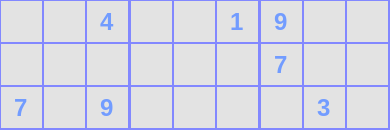
        <widget class="QFrame" name="frame_5">
         <property name="maximumSize">
          <size>
           <width>390</width>
           <height>16777215</height>
          </size>
         </property>
         <property name="styleSheet">
          <string notr="true">background-color: rgb(130, 136, 255);</string>
         </property>
         <property name="frameShape">
          <enum>QFrame::NoFrame</enum>
         </property>
         <property name="frameShadow">
          <enum>QFrame::Raised</enum>
         </property>
         <layout class="QHBoxLayout" name="horizontalLayout_4">
          <property name="spacing">
           <number>0</number>
          </property>
          <property name="leftMargin">
           <number>0</number>
          </property>
          <property name="topMargin">
           <number>0</number>
          </property>
          <property name="rightMargin">
           <number>0</number>
          </property>
          <property name="bottomMargin">
           <number>0</number>
          </property>
          <item>
           <widget class="QFrame" name="frame_10">
            <property name="minimumSize">
             <size>
              <width>130</width>
              <height>130</height>
             </size>
            </property>
            <property name="maximumSize">
             <size>
              <width>130</width>
              <height>130</height>
             </size>
            </property>
            <property name="styleSheet">
             <string notr="true">border: none;</string>
            </property>
            <property name="frameShape">
             <enum>QFrame::NoFrame</enum>
            </property>
            <property name="frameShadow">
             <enum>QFrame::Raised</enum>
            </property>
            <layout class="QGridLayout" name="gridLayout_2" rowstretch="0,0,0" rowminimumheight="0,0,0" columnminimumwidth="0,0,0">
             <property name="leftMargin">
              <number>0</number>
             </property>
             <property name="topMargin">
              <number>0</number>
             </property>
             <property name="rightMargin">
              <number>0</number>
             </property>
             <property name="bottomMargin">
              <number>0</number>
             </property>
             <property name="spacing">
              <number>1</number>
             </property>
             <item row="0" column="0">
              <widget class="QLineEdit" name="l28">
               <property name="minimumSize">
                <size>
                 <width>41</width>
                 <height>41</height>
                </size>
               </property>
               <property name="maximumSize">
                <size>
                 <width>41</width>
                 <height>41</height>
                </size>
               </property>
               <property name="font">
                <font>
                 <pointsize>18</pointsize>
                 <bold>true</bold>
                </font>
               </property>
               <property name="styleSheet">
                <string notr="true">background-color: rgb(227, 227, 227);
color: rgb(114, 156, 255);</string>
               </property>
               <property name="maxLength">
                <number>1</number>
               </property>
               <property name="alignment">
                <set>Qt::AlignCenter</set>
               </property>
              </widget>
             </item>
             <item row="0" column="1">
              <widget class="QLineEdit" name="l29">
               <property name="minimumSize">
                <size>
                 <width>41</width>
                 <height>41</height>
                </size>
               </property>
               <property name="maximumSize">
                <size>
                 <width>41</width>
                 <height>41</height>
                </size>
               </property>
               <property name="font">
                <font>
                 <pointsize>18</pointsize>
                 <bold>true</bold>
                </font>
               </property>
               <property name="styleSheet">
                <string notr="true">background-color: rgb(227, 227, 227);
color: rgb(114, 156, 255);</string>
               </property>
               <property name="maxLength">
                <number>1</number>
               </property>
               <property name="alignment">
                <set>Qt::AlignCenter</set>
               </property>
              </widget>
             </item>
             <item row="0" column="2">
              <widget class="QLineEdit" name="l30">
               <property name="minimumSize">
                <size>
                 <width>41</width>
                 <height>41</height>
                </size>
               </property>
               <property name="maximumSize">
                <size>
                 <width>41</width>
                 <height>41</height>
                </size>
               </property>
               <property name="font">
                <font>
                 <pointsize>18</pointsize>
                 <bold>true</bold>
                </font>
               </property>
               <property name="styleSheet">
                <string notr="true">background-color: rgb(227, 227, 227);
color: rgb(114, 156, 255);</string>
               </property>
               <property name="text">
                <string>4</string>
               </property>
               <property name="maxLength">
                <number>1</number>
               </property>
               <property name="alignment">
                <set>Qt::AlignCenter</set>
               </property>
              </widget>
             </item>
             <item row="1" column="0">
              <widget class="QLineEdit" name="l37">
               <property name="minimumSize">
                <size>
                 <width>41</width>
                 <height>41</height>
                </size>
               </property>
               <property name="maximumSize">
                <size>
                 <width>41</width>
                 <height>41</height>
                </size>
               </property>
               <property name="font">
                <font>
                 <pointsize>18</pointsize>
                 <bold>true</bold>
                </font>
               </property>
               <property name="styleSheet">
                <string notr="true">background-color: rgb(227, 227, 227);
color: rgb(114, 156, 255);</string>
               </property>
               <property name="maxLength">
                <number>1</number>
               </property>
               <property name="alignment">
                <set>Qt::AlignCenter</set>
               </property>
              </widget>
             </item>
             <item row="1" column="1">
              <widget class="QLineEdit" name="l38">
               <property name="minimumSize">
                <size>
                 <width>41</width>
                 <height>41</height>
                </size>
               </property>
               <property name="maximumSize">
                <size>
                 <width>41</width>
                 <height>41</height>
                </size>
               </property>
               <property name="font">
                <font>
                 <pointsize>18</pointsize>
                 <bold>true</bold>
                </font>
               </property>
               <property name="styleSheet">
                <string notr="true">background-color: rgb(227, 227, 227);
color: rgb(114, 156, 255);</string>
               </property>
               <property name="maxLength">
                <number>1</number>
               </property>
               <property name="alignment">
                <set>Qt::AlignCenter</set>
               </property>
              </widget>
             </item>
             <item row="1" column="2">
              <widget class="QLineEdit" name="l39">
               <property name="minimumSize">
                <size>
                 <width>41</width>
                 <height>41</height>
                </size>
               </property>
               <property name="maximumSize">
                <size>
                 <width>41</width>
                 <height>41</height>
                </size>
               </property>
               <property name="font">
                <font>
                 <pointsize>18</pointsize>
                 <bold>true</bold>
                </font>
               </property>
               <property name="styleSheet">
                <string notr="true">background-color: rgb(227, 227, 227);
color: rgb(114, 156, 255);</string>
               </property>
               <property name="maxLength">
                <number>1</number>
               </property>
               <property name="alignment">
                <set>Qt::AlignCenter</set>
               </property>
              </widget>
             </item>
             <item row="2" column="0">
              <widget class="QLineEdit" name="l46">
               <property name="minimumSize">
                <size>
                 <width>41</width>
                 <height>41</height>
                </size>
               </property>
               <property name="maximumSize">
                <size>
                 <width>41</width>
                 <height>41</height>
                </size>
               </property>
               <property name="font">
                <font>
                 <pointsize>18</pointsize>
                 <bold>true</bold>
                </font>
               </property>
               <property name="styleSheet">
                <string notr="true">background-color: rgb(227, 227, 227);
color: rgb(114, 156, 255);</string>
               </property>
               <property name="text">
                <string>7</string>
               </property>
               <property name="maxLength">
                <number>1</number>
               </property>
               <property name="alignment">
                <set>Qt::AlignCenter</set>
               </property>
              </widget>
             </item>
             <item row="2" column="1">
              <widget class="QLineEdit" name="l47">
               <property name="minimumSize">
                <size>
                 <width>41</width>
                 <height>41</height>
                </size>
               </property>
               <property name="maximumSize">
                <size>
                 <width>41</width>
                 <height>41</height>
                </size>
               </property>
               <property name="font">
                <font>
                 <pointsize>18</pointsize>
                 <bold>true</bold>
                </font>
               </property>
               <property name="styleSheet">
                <string notr="true">background-color: rgb(227, 227, 227);
color: rgb(114, 156, 255);</string>
               </property>
               <property name="maxLength">
                <number>1</number>
               </property>
               <property name="alignment">
                <set>Qt::AlignCenter</set>
               </property>
              </widget>
             </item>
             <item row="2" column="2">
              <widget class="QLineEdit" name="l48">
               <property name="minimumSize">
                <size>
                 <width>41</width>
                 <height>41</height>
                </size>
               </property>
               <property name="maximumSize">
                <size>
                 <width>41</width>
                 <height>41</height>
                </size>
               </property>
               <property name="font">
                <font>
                 <pointsize>18</pointsize>
                 <bold>true</bold>
                </font>
               </property>
               <property name="styleSheet">
                <string notr="true">background-color: rgb(227, 227, 227);
color: rgb(114, 156, 255);</string>
               </property>
               <property name="text">
                <string>9</string>
               </property>
               <property name="maxLength">
                <number>1</number>
               </property>
               <property name="alignment">
                <set>Qt::AlignCenter</set>
               </property>
              </widget>
             </item>
            </layout>
           </widget>
          </item>
          <item>
           <widget class="QFrame" name="frame_11">
            <property name="minimumSize">
             <size>
              <width>130</width>
              <height>130</height>
             </size>
            </property>
            <property name="maximumSize">
             <size>
              <width>130</width>
              <height>130</height>
             </size>
            </property>
            <property name="styleSheet">
             <string>border: none;</string>
            </property>
            <property name="frameShape">
             <enum>QFrame::NoFrame</enum>
            </property>
            <property name="frameShadow">
             <enum>QFrame::Raised</enum>
            </property>
            <layout class="QGridLayout" name="gridLayout_3" rowstretch="0,0,0" rowminimumheight="0,0,0" columnminimumwidth="0,0,0">
             <property name="leftMargin">
              <number>0</number>
             </property>
             <property name="topMargin">
              <number>0</number>
             </property>
             <property name="rightMargin">
              <number>0</number>
             </property>
             <property name="bottomMargin">
              <number>0</number>
             </property>
             <property name="spacing">
              <number>1</number>
             </property>
             <item row="0" column="2">
              <widget class="QLineEdit" name="l33">
               <property name="minimumSize">
                <size>
                 <width>41</width>
                 <height>41</height>
                </size>
               </property>
               <property name="maximumSize">
                <size>
                 <width>41</width>
                 <height>41</height>
                </size>
               </property>
               <property name="font">
                <font>
                 <pointsize>18</pointsize>
                 <bold>true</bold>
                </font>
               </property>
               <property name="styleSheet">
                <string notr="true">background-color: rgb(227, 227, 227);
color: rgb(114, 156, 255);</string>
               </property>
               <property name="text">
                <string>1</string>
               </property>
               <property name="maxLength">
                <number>1</number>
               </property>
               <property name="alignment">
                <set>Qt::AlignCenter</set>
               </property>
              </widget>
             </item>
             <item row="0" column="1">
              <widget class="QLineEdit" name="l32">
               <property name="minimumSize">
                <size>
                 <width>41</width>
                 <height>41</height>
                </size>
               </property>
               <property name="maximumSize">
                <size>
                 <width>41</width>
                 <height>41</height>
                </size>
               </property>
               <property name="font">
                <font>
                 <pointsize>18</pointsize>
                 <bold>true</bold>
                </font>
               </property>
               <property name="styleSheet">
                <string notr="true">background-color: rgb(227, 227, 227);
color: rgb(114, 156, 255);</string>
               </property>
               <property name="maxLength">
                <number>1</number>
               </property>
               <property name="alignment">
                <set>Qt::AlignCenter</set>
               </property>
              </widget>
             </item>
             <item row="2" column="1">
              <widget class="QLineEdit" name="l50">
               <property name="minimumSize">
                <size>
                 <width>41</width>
                 <height>41</height>
                </size>
               </property>
               <property name="maximumSize">
                <size>
                 <width>41</width>
                 <height>41</height>
                </size>
               </property>
               <property name="font">
                <font>
                 <pointsize>18</pointsize>
                 <bold>true</bold>
                </font>
               </property>
               <property name="styleSheet">
                <string notr="true">background-color: rgb(227, 227, 227);
color: rgb(114, 156, 255);</string>
               </property>
               <property name="maxLength">
                <number>1</number>
               </property>
               <property name="alignment">
                <set>Qt::AlignCenter</set>
               </property>
              </widget>
             </item>
             <item row="1" column="2">
              <widget class="QLineEdit" name="l42">
               <property name="minimumSize">
                <size>
                 <width>41</width>
                 <height>41</height>
                </size>
               </property>
               <property name="maximumSize">
                <size>
                 <width>41</width>
                 <height>41</height>
                </size>
               </property>
               <property name="font">
                <font>
                 <pointsize>18</pointsize>
                 <bold>true</bold>
                </font>
               </property>
               <property name="styleSheet">
                <string notr="true">background-color: rgb(227, 227, 227);
color: rgb(114, 156, 255);</string>
               </property>
               <property name="maxLength">
                <number>1</number>
               </property>
               <property name="alignment">
                <set>Qt::AlignCenter</set>
               </property>
              </widget>
             </item>
             <item row="1" column="0">
              <widget class="QLineEdit" name="l40">
               <property name="minimumSize">
                <size>
                 <width>41</width>
                 <height>41</height>
                </size>
               </property>
               <property name="maximumSize">
                <size>
                 <width>41</width>
                 <height>41</height>
                </size>
               </property>
               <property name="font">
                <font>
                 <pointsize>18</pointsize>
                 <bold>true</bold>
                </font>
               </property>
               <property name="styleSheet">
                <string notr="true">background-color: rgb(227, 227, 227);
color: rgb(114, 156, 255);</string>
               </property>
               <property name="maxLength">
                <number>1</number>
               </property>
               <property name="alignment">
                <set>Qt::AlignCenter</set>
               </property>
              </widget>
             </item>
             <item row="2" column="0">
              <widget class="QLineEdit" name="l49">
               <property name="minimumSize">
                <size>
                 <width>41</width>
                 <height>41</height>
                </size>
               </property>
               <property name="maximumSize">
                <size>
                 <width>41</width>
                 <height>41</height>
                </size>
               </property>
               <property name="font">
                <font>
                 <pointsize>18</pointsize>
                 <bold>true</bold>
                </font>
               </property>
               <property name="styleSheet">
                <string notr="true">background-color: rgb(227, 227, 227);
color: rgb(114, 156, 255);</string>
               </property>
               <property name="maxLength">
                <number>1</number>
               </property>
               <property name="alignment">
                <set>Qt::AlignCenter</set>
               </property>
              </widget>
             </item>
             <item row="1" column="1">
              <widget class="QLineEdit" name="l41">
               <property name="minimumSize">
                <size>
                 <width>41</width>
                 <height>41</height>
                </size>
               </property>
               <property name="maximumSize">
                <size>
                 <width>41</width>
                 <height>41</height>
                </size>
               </property>
               <property name="font">
                <font>
                 <pointsize>18</pointsize>
                 <bold>true</bold>
                </font>
               </property>
               <property name="styleSheet">
                <string notr="true">background-color: rgb(227, 227, 227);
color: rgb(114, 156, 255);</string>
               </property>
               <property name="maxLength">
                <number>1</number>
               </property>
               <property name="alignment">
                <set>Qt::AlignCenter</set>
               </property>
              </widget>
             </item>
             <item row="0" column="0">
              <widget class="QLineEdit" name="l31">
               <property name="minimumSize">
                <size>
                 <width>41</width>
                 <height>41</height>
                </size>
               </property>
               <property name="maximumSize">
                <size>
                 <width>41</width>
                 <height>41</height>
                </size>
               </property>
               <property name="font">
                <font>
                 <pointsize>18</pointsize>
                 <bold>true</bold>
                </font>
               </property>
               <property name="styleSheet">
                <string notr="true">background-color: rgb(227, 227, 227);
color: rgb(114, 156, 255);</string>
               </property>
               <property name="maxLength">
                <number>1</number>
               </property>
               <property name="alignment">
                <set>Qt::AlignCenter</set>
               </property>
              </widget>
             </item>
             <item row="2" column="2">
              <widget class="QLineEdit" name="l51">
               <property name="minimumSize">
                <size>
                 <width>41</width>
                 <height>41</height>
                </size>
               </property>
               <property name="maximumSize">
                <size>
                 <width>41</width>
                 <height>41</height>
                </size>
               </property>
               <property name="font">
                <font>
                 <pointsize>18</pointsize>
                 <bold>true</bold>
                </font>
               </property>
               <property name="styleSheet">
                <string notr="true">background-color: rgb(227, 227, 227);
color: rgb(114, 156, 255);</string>
               </property>
               <property name="maxLength">
                <number>1</number>
               </property>
               <property name="alignment">
                <set>Qt::AlignCenter</set>
               </property>
              </widget>
             </item>
            </layout>
           </widget>
          </item>
          <item>
           <widget class="QFrame" name="frame_12">
            <property name="minimumSize">
             <size>
              <width>130</width>
              <height>130</height>
             </size>
            </property>
            <property name="maximumSize">
             <size>
              <width>130</width>
              <height>130</height>
             </size>
            </property>
            <property name="styleSheet">
             <string notr="true">border: none;</string>
            </property>
            <property name="frameShape">
             <enum>QFrame::NoFrame</enum>
            </property>
            <property name="frameShadow">
             <enum>QFrame::Raised</enum>
            </property>
            <layout class="QGridLayout" name="gridLayout_6" rowstretch="0,0,0" rowminimumheight="0,0,0" columnminimumwidth="0,0,0">
             <property name="leftMargin">
              <number>0</number>
             </property>
             <property name="topMargin">
              <number>0</number>
             </property>
             <property name="rightMargin">
              <number>0</number>
             </property>
             <property name="bottomMargin">
              <number>0</number>
             </property>
             <property name="spacing">
              <number>1</number>
             </property>
             <item row="0" column="0">
              <widget class="QLineEdit" name="l34">
               <property name="minimumSize">
                <size>
                 <width>41</width>
                 <height>41</height>
                </size>
               </property>
               <property name="maximumSize">
                <size>
                 <width>41</width>
                 <height>41</height>
                </size>
               </property>
               <property name="font">
                <font>
                 <pointsize>18</pointsize>
                 <bold>true</bold>
                </font>
               </property>
               <property name="styleSheet">
                <string notr="true">background-color: rgb(227, 227, 227);
color: rgb(114, 156, 255);</string>
               </property>
               <property name="text">
                <string>9</string>
               </property>
               <property name="maxLength">
                <number>1</number>
               </property>
               <property name="alignment">
                <set>Qt::AlignCenter</set>
               </property>
              </widget>
             </item>
             <item row="0" column="1">
              <widget class="QLineEdit" name="l35">
               <property name="minimumSize">
                <size>
                 <width>41</width>
                 <height>41</height>
                </size>
               </property>
               <property name="maximumSize">
                <size>
                 <width>41</width>
                 <height>41</height>
                </size>
               </property>
               <property name="font">
                <font>
                 <pointsize>18</pointsize>
                 <bold>true</bold>
                </font>
               </property>
               <property name="styleSheet">
                <string notr="true">background-color: rgb(227, 227, 227);
color: rgb(114, 156, 255);</string>
               </property>
               <property name="maxLength">
                <number>1</number>
               </property>
               <property name="alignment">
                <set>Qt::AlignCenter</set>
               </property>
              </widget>
             </item>
             <item row="0" column="2">
              <widget class="QLineEdit" name="l36">
               <property name="minimumSize">
                <size>
                 <width>41</width>
                 <height>41</height>
                </size>
               </property>
               <property name="maximumSize">
                <size>
                 <width>41</width>
                 <height>41</height>
                </size>
               </property>
               <property name="font">
                <font>
                 <pointsize>18</pointsize>
                 <bold>true</bold>
                </font>
               </property>
               <property name="styleSheet">
                <string notr="true">background-color: rgb(227, 227, 227);
color: rgb(114, 156, 255);</string>
               </property>
               <property name="maxLength">
                <number>1</number>
               </property>
               <property name="alignment">
                <set>Qt::AlignCenter</set>
               </property>
              </widget>
             </item>
             <item row="1" column="0">
              <widget class="QLineEdit" name="l43">
               <property name="minimumSize">
                <size>
                 <width>41</width>
                 <height>41</height>
                </size>
               </property>
               <property name="maximumSize">
                <size>
                 <width>41</width>
                 <height>41</height>
                </size>
               </property>
               <property name="font">
                <font>
                 <pointsize>18</pointsize>
                 <bold>true</bold>
                </font>
               </property>
               <property name="styleSheet">
                <string notr="true">background-color: rgb(227, 227, 227);
color: rgb(114, 156, 255);</string>
               </property>
               <property name="text">
                <string>7</string>
               </property>
               <property name="maxLength">
                <number>1</number>
               </property>
               <property name="alignment">
                <set>Qt::AlignCenter</set>
               </property>
              </widget>
             </item>
             <item row="1" column="1">
              <widget class="QLineEdit" name="l44">
               <property name="minimumSize">
                <size>
                 <width>41</width>
                 <height>41</height>
                </size>
               </property>
               <property name="maximumSize">
                <size>
                 <width>41</width>
                 <height>41</height>
                </size>
               </property>
               <property name="font">
                <font>
                 <pointsize>18</pointsize>
                 <bold>true</bold>
                </font>
               </property>
               <property name="styleSheet">
                <string notr="true">background-color: rgb(227, 227, 227);
color: rgb(114, 156, 255);</string>
               </property>
               <property name="maxLength">
                <number>1</number>
               </property>
               <property name="alignment">
                <set>Qt::AlignCenter</set>
               </property>
              </widget>
             </item>
             <item row="1" column="2">
              <widget class="QLineEdit" name="l45">
               <property name="minimumSize">
                <size>
                 <width>41</width>
                 <height>41</height>
                </size>
               </property>
               <property name="maximumSize">
                <size>
                 <width>41</width>
                 <height>41</height>
                </size>
               </property>
               <property name="font">
                <font>
                 <pointsize>18</pointsize>
                 <bold>true</bold>
                </font>
               </property>
               <property name="styleSheet">
                <string notr="true">background-color: rgb(227, 227, 227);
color: rgb(114, 156, 255);</string>
               </property>
               <property name="maxLength">
                <number>1</number>
               </property>
               <property name="alignment">
                <set>Qt::AlignCenter</set>
               </property>
              </widget>
             </item>
             <item row="2" column="0">
              <widget class="QLineEdit" name="l52">
               <property name="minimumSize">
                <size>
                 <width>41</width>
                 <height>41</height>
                </size>
               </property>
               <property name="maximumSize">
                <size>
                 <width>41</width>
                 <height>41</height>
                </size>
               </property>
               <property name="font">
                <font>
                 <pointsize>18</pointsize>
                 <bold>true</bold>
                </font>
               </property>
               <property name="styleSheet">
                <string notr="true">background-color: rgb(227, 227, 227);
color: rgb(114, 156, 255);</string>
               </property>
               <property name="maxLength">
                <number>1</number>
               </property>
               <property name="alignment">
                <set>Qt::AlignCenter</set>
               </property>
              </widget>
             </item>
             <item row="2" column="1">
              <widget class="QLineEdit" name="l53">
               <property name="minimumSize">
                <size>
                 <width>41</width>
                 <height>41</height>
                </size>
               </property>
               <property name="maximumSize">
                <size>
                 <width>41</width>
                 <height>41</height>
                </size>
               </property>
               <property name="font">
                <font>
                 <pointsize>18</pointsize>
                 <bold>true</bold>
                </font>
               </property>
               <property name="styleSheet">
                <string notr="true">background-color: rgb(227, 227, 227);
color: rgb(114, 156, 255);</string>
               </property>
               <property name="text">
                <string>3</string>
               </property>
               <property name="maxLength">
                <number>1</number>
               </property>
               <property name="alignment">
                <set>Qt::AlignCenter</set>
               </property>
              </widget>
             </item>
             <item row="2" column="2">
              <widget class="QLineEdit" name="l54">
               <property name="minimumSize">
                <size>
                 <width>41</width>
                 <height>41</height>
                </size>
               </property>
               <property name="maximumSize">
                <size>
                 <width>41</width>
                 <height>41</height>
                </size>
               </property>
               <property name="font">
                <font>
                 <pointsize>18</pointsize>
                 <bold>true</bold>
                </font>
               </property>
               <property name="styleSheet">
                <string notr="true">background-color: rgb(227, 227, 227);
color: rgb(114, 156, 255);</string>
               </property>
               <property name="maxLength">
                <number>1</number>
               </property>
               <property name="alignment">
                <set>Qt::AlignCenter</set>
               </property>
              </widget>
             </item>
            </layout>
           </widget>
          </item>
         </layout>
        </widget>
